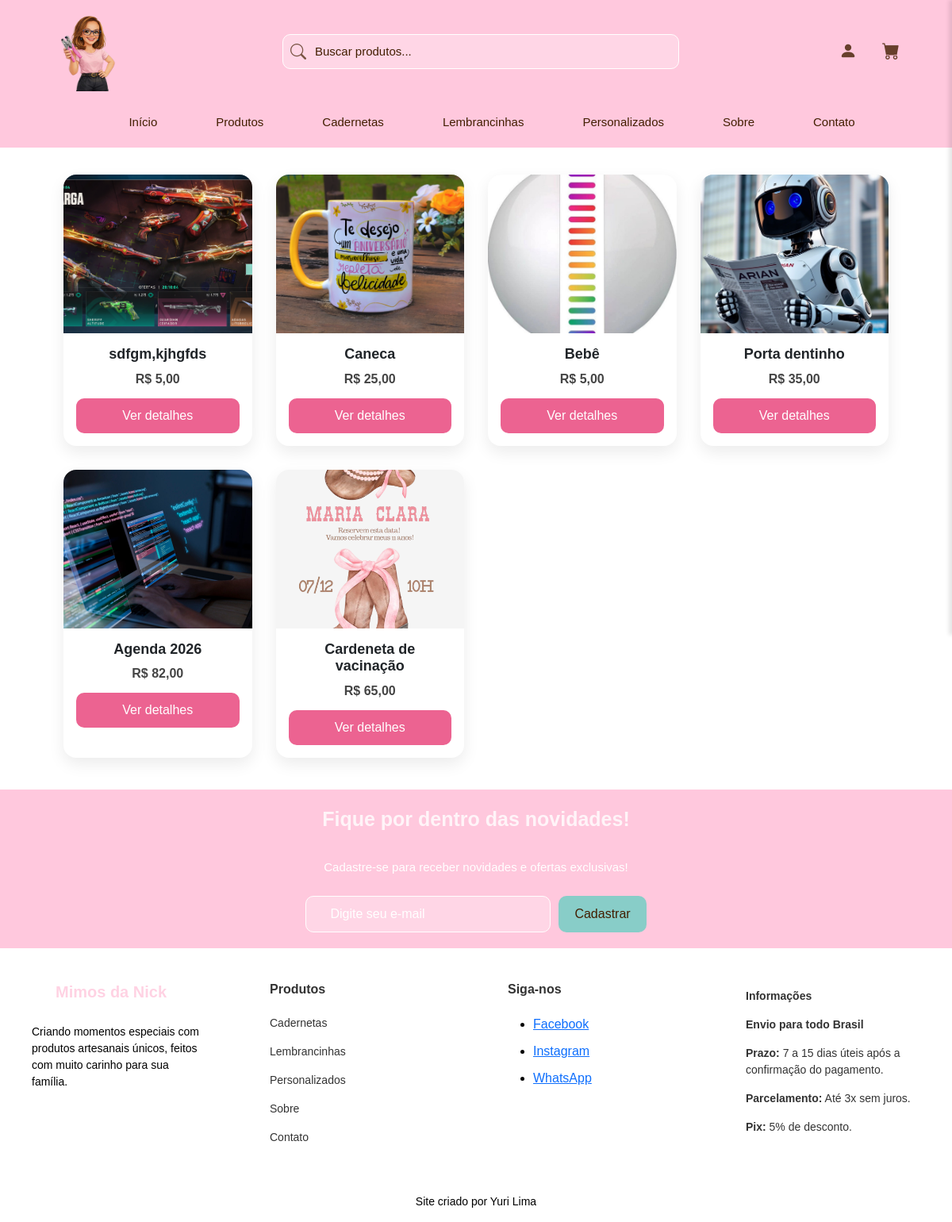
The app's page /produtos/, older data.
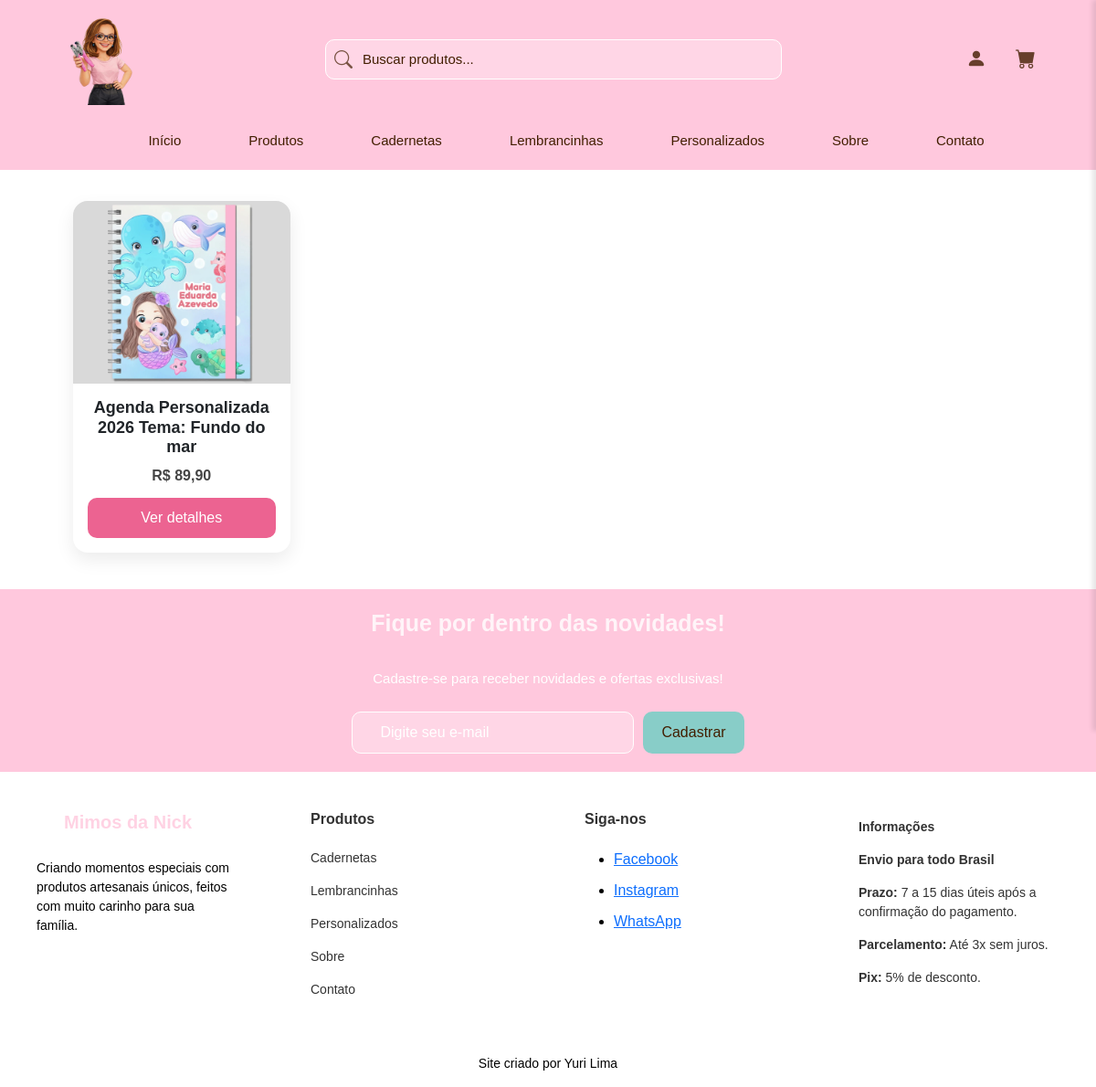
The same page, newer data.
### produtos/models.py (models this page shows, shortened)
class Produto(models.Model):
    nome = models.CharField(max_length=150)
    slug = models.SlugField(unique=True, blank=True, max_length=160, editable=False, db_index=True)
    descricao = models.TextField(blank=True)
    preco = models.DecimalField(max_digits=10, decimal_places=2)
    imagem = models.ImageField(upload_to='produtos/', blank=True)
    ativo = models.BooleanField(default=True)
    criado_em = models.DateTimeField(auto_now_add=True)
    atualizado_em = models.DateTimeField(auto_now=True)
    categoria = models.ForeignKey('Categoria', on_delete=models.SET_NULL, null=True, blank=True, related_name='produtos')
    class Meta:
        ordering = ['-criado_em']

### produtos/views.py (the view)
# urls.py: path('', lista_produtos, name='lista_produtos'),
def lista_produtos(request):
    produtos = Produto.objects.all()
    return render(request, 'produtos/lista.html', {'produtos': produtos})

### app/templates/produtos/lista.html
{% extends "base.html" %}
{% load static %}
{% block content %}
<div class="produtos-container">
    {% for produto in produtos %}
        {% include "include/card_produto.html" %}
    {% endfor %}
</div>
{% endblock %}

### app/templates/base.html (shortened to what this page needs)
{% load static %}
<!DOCTYPE html>
<html lang="pt-br">
<head>
    <link rel="stylesheet" href="{% static 'css/menu.css' %}">
    <link rel="stylesheet" href="{% static 'css/footer.css' %}">
    <link rel="stylesheet" href="{% static 'css/home.css' %}">
    <link rel="stylesheet" href="{% static 'produtos/css/detalhe_produto.css' %}">
    <link rel="stylesheet" href="{% static 'css/card_produto.css' %}">
    <link rel="stylesheet" href="{% static 'css/carrinho.css' %}">
    <link href="https://cdn.jsdelivr.net/npm/bootstrap@5.3.8/dist/css/bootstrap.min.css" rel="stylesheet">
</head>
<body>
    {% include "include/menu.html" %}
    <main class="site-content">
        {% block content %}{% endblock %}
    </main>
    {% include "include/footer.html" %}
</body>
</html>

### app/templates/include/menu.html
{% load static %}
<link rel="stylesheet" href="https://cdn.jsdelivr.net/npm/bootstrap-icons@1.10.5/font/bootstrap-icons.css">
<div class="topbar">
    <div class="topbar-linha1">
        <div class="avatar">
            <img src="{% static 'imagens/Nick_sem_fundo.png' %}" alt="Avatar">
        </div>
        <div class="navbar">
            <i class="bi bi-search"></i>
            <input type="text" placeholder="Buscar produtos...">
        </div>
        <div class="icones">
            <a href="{% url 'login' %}"><i class="bi bi-person-fill"></i></a>
            <a href="#" id="btn-carrinho"><i class="bi bi-cart-fill"></i></a>
        </div>
    </div>
    <div class="topbar-linha2">
        <div class="links">
            <div class="menu">
                <a href="{% url 'home' %}">Início</a>
                <a href="{% url 'lista_produtos' %}">Produtos</a>
                <a href="{% url 'cadernetas' %}">Cadernetas</a>
                <a href="{% url 'lembrancinhas' %}">Lembrancinhas</a>
                <a href="{% url 'personalizados' %}">Personalizados</a>
                <a href="{% url 'sobre' %}">Sobre</a>
                <a href="{% url 'contato' %}">Contato</a>
            </div>
        </div>
    </div>
</div>

### app/templates/include/card_produto.html
{% load static %}
<div class="produto-card">
    <div class="produto-imagem">
        {% if produto.imagem %}
            <img src="{{ produto.imagem.url }}" alt="{{ produto.nome }}">
        {% endif %}
    </div>
    <div class="produto-info">
        <h3 class="produto-nome">{{ produto.nome }}</h3>
        <p class="produto-preco">R$ {{ produto.preco }}</p>
        <a href="{% url 'detalhe_produto' produto.id produto.slug %}" class="produto-botao">
            Ver detalhes
        </a>
    </div>
</div>

### app/templates/include/footer.html
{% load static %}
<footer>
    <div class="footer-cadastro">
        <span class="titulo">Fique por dentro das novidades!</span>
        <span class="descricao">Cadastre-se para receber novidades e ofertas exclusivas!</span>
        <div class="cadastro-form">
            <input type="email" placeholder="Digite seu e-mail">
            <button type="submit">Cadastrar</button>
        </div>
    </div>
    <div class="footer-main">
        <div class="footer-sobre">
            <span class="titulo">Mimos da Nick</span>
            <span class="descricao">
                Criando momentos especiais com produtos artesanais únicos,
                feitos com muito carinho para sua família.
            </span>
        </div>
        <div class="footer-links">
            <span class="titulo">Produtos</span>
                <a href="{% url 'cadernetas' %}">Cadernetas</a>
                <a href="{% url 'lembrancinhas' %}">Lembrancinhas</a>
                <a href="{% url 'personalizados' %}">Personalizados</a>
                <a href="{% url 'sobre' %}">Sobre</a>
                <a href="{% url 'contato' %}">Contato</a>
        </div>
        <div class="footer-social">
            <span class="titulo">Siga-nos</span>
                <ul class="social-links">
                    <li><a href="#">Facebook</a></li>
                    <li><a href="#">Instagram</a></li>
                    <li><a href="#">WhatsApp</a></li>
                </ul>
        </div>
        <div class="footer-info">
            <span class="titulo">Informações</span>
                <span><strong>Envio para todo Brasil</strong></span>
                <span><strong>Prazo:</strong> 7 a 15 dias úteis após a confirmação do pagamento.</span>
                <span><strong>Parcelamento:</strong> Até 3x sem juros.</span>
                <span><strong>Pix:</strong> 5% de desconto.</span>
        </div>
    </div>
    <div class="footer-credit">
        <span>Site criado por Yuri Lima</span>
    </div>
</footer>

### app/templates/include/carrinho.html (shortened to what this page needs)
{% load static %}

### app/static/css/menu.css (style rules this page uses)
* { margin: 0; padding: 0; box-sizing: border-box; font-family: Verdana, Geneva, Tahoma, sans-serif; }
.site-content { padding-top: 180px; }
.topbar { background: #ffc8dd; display: flex; flex-direction: column; justify-content: space-between; padding: 10px 20px; font-size: 15px; position: fixed; width: 100%; z-index: 1000; }
.topbar .topbar-linha1 { display: flex; justify-content: space-between; align-items: center; margin-bottom: 10px; margin-top: 5px; padding-left: 40px; padding-right: 40px; }
.topbar .topbar-linha1 .avatar img { width: 100px; height: 100px; }
.topbar .navbar { position: relative; }
.topbar .navbar i { position: absolute; top: 50%; left: 10px; transform: translateY(-50%); color: #421e01; font-size: 20px; opacity: 0.7; pointer-events: none; }
.topbar .topbar-linha1 .navbar input[type="text"] { background-color: rgba(255, 255, 255, 0.25); border-radius: 10px; padding: 10px 70px 10px 40px; border: 1px solid white; width: 500px; }
.topbar .topbar-linha1 input[type="text"]::placeholder { color: rgb(66, 30, 1); }
.topbar .topbar-linha1 .icones { display: flex; gap: 20px; align-items: center; font-size: 25px; color: #421e01; }
.topbar .topbar-linha1 .icones a { color: #421e01; opacity: 0.8; font-size: 22px; padding: 6px 6px; border-radius: 6px; transition: 0.2s ease; text-decoration: none; }
.topbar .topbar-linha2 { margin-top: 8px; display: flex; justify-content: center; }
.topbar .topbar-linha2 .links .menu { width: 100%; margin-left: 20px; display: flex; align-items: center; justify-content: center; flex-direction: row; width: 100%; gap: 50px; }
.topbar .topbar-linha2 .links .menu a { color: rgb(66, 30, 1); text-decoration: none; padding: 10px 12px; font-size: 15px; border-radius: 8px; }

### app/static/css/footer.css (style rules this page uses)
* { margin: 0; padding: 0; box-sizing: border-box; }
.footer-cadastro { background-color: #ffc8dd; width: 100%; height: 200px; display: flex; flex-direction: column; align-items: center; justify-content: center; }
.footer-cadastro .titulo { color: #ffffff; font-size: 25px; font-weight: bold; }
.footer-cadastro .descricao { color: #ffffff; font-size: 15px; margin-top: 20px; }
.footer-cadastro .cadastro-form { display: flex; margin-top: 15px; flex-direction: row; }
.footer-cadastro .cadastro-form input[type="email"] { background-color: rgba(255, 255, 255, 0.25); border-radius: 10px; padding: 10px 70px 10px 30px; border: 1px solid white; }
.footer-cadastro .cadastro-form input[type="email"]::placeholder { color: #ffffff; }
.footer-cadastro .cadastro-form button[type="submit"] { background-color: rgba(19, 212, 180, 0.503); border-radius: 10px; margin-left: 10px; cursor: pointer; color: rgb(66, 30, 1); border: none; padding: 10px 20px; }
.footer-main { background-color: #ffffff; display: flex; justify-content: space-between; }
.footer-sobre { width: 25%; padding: 40px; display: flex; flex-direction: column; }
.footer-sobre .titulo { font-size: 20px; font-weight: bold; color: #ffc8dd; padding-left: 30px; }
.titulo { font-weight: bold; margin-bottom: 10px; color:#000000; opacity: 0.8; }
.footer-sobre .descricao { margin-top: 15px; font-size: 14px; color: #000000; }
.footer-links { width: 25%; padding: 40px; display: flex; flex-direction: column; }
.footer-links a { text-decoration: none; color: #000000; margin-bottom: 5px; margin-top: 10px; font-size: 14px; opacity: 0.8; }
.footer-social { width: 25%; padding: 40px; display: flex; flex-direction: column; }
.footer-social .social-links li { text-decoration: none; margin-bottom: 5px; margin-top: 10px; color: #000000; }
.footer-info { width: 25%; padding: 40px; display: flex; flex-direction: column; }
.footer-info span { margin-bottom: 5px; margin-top: 10px; color: #000000; font-size: 14px; opacity: 0.8; }
.footer-credit { width: 100%; text-align: center; color: #000000; font-size: 14px; margin-top: 15px; margin-bottom: 15px; }

### app/static/css/home.css (style rules this page uses)
.descricao { font-size: 20px; margin-bottom: 10px; color: #080405; }

Row changes from the older to the newer data that the page shows:
removed Produto: imagem (picture), nome "sdfgm,kjhgfds", preco "5,00"
removed Produto: imagem (picture), nome "Caneca", preco "25,00"
removed Produto: imagem (picture), nome "Bebê", preco "5,00"
removed Produto: imagem (picture), nome "Porta dentinho", preco "35,00"
removed Produto: imagem (picture), nome "Agenda 2026", preco "82,00"
removed Produto: imagem (picture), nome "Cardeneta de vacinação", preco "65,00"
added Produto: imagem (picture), nome "Agenda Personalizada 2026 Tema: Fundo do mar", preco "89,90"
